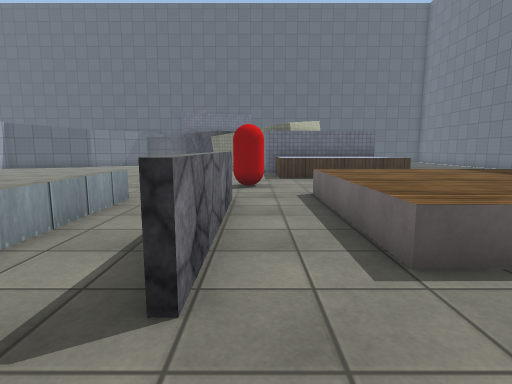
View 1 (above)

21 first-person views from a walk through a Unity game level. The camera is 1.2 m above the floor, tilts 8° down and sees 80° across. The floor is counted in squares, 1 m on a side. Each view is taken from the middle of a square. On the plan, view 1 faces up. The plan holds only what a view shows up to about 13 squares ahead; the rest is blank. The place goes on beyond the plan. Some animated figures are left out. Surface patterns are stand-ins for the level's own textures.

View 2
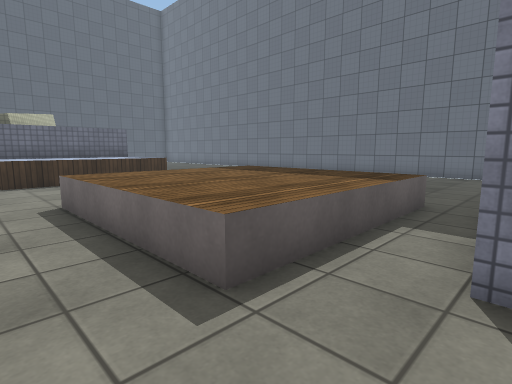

View 3
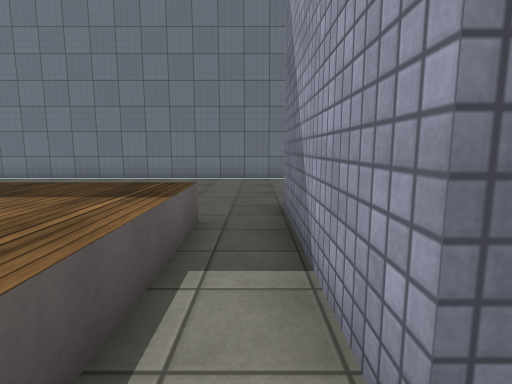

View 4
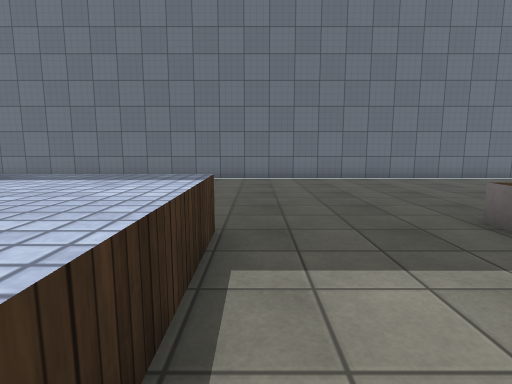

View 5
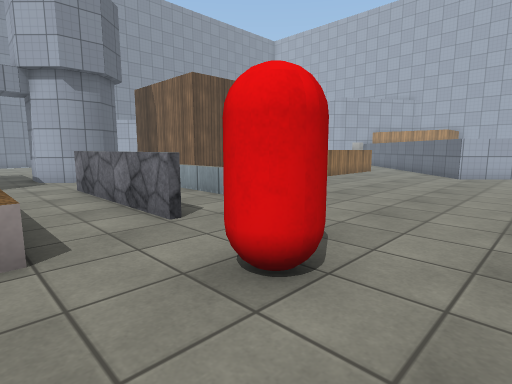

View 6
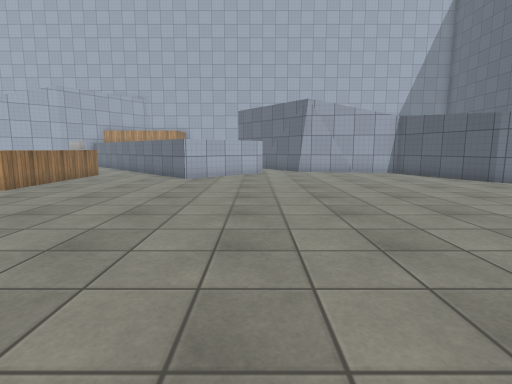

View 7
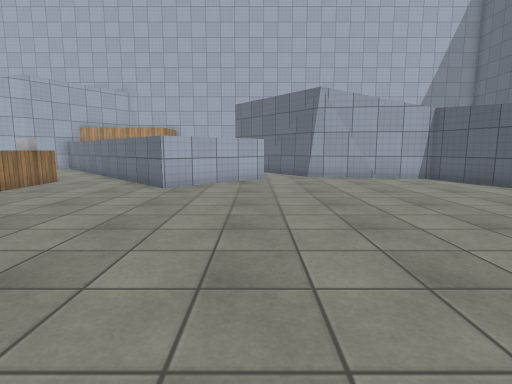

View 8
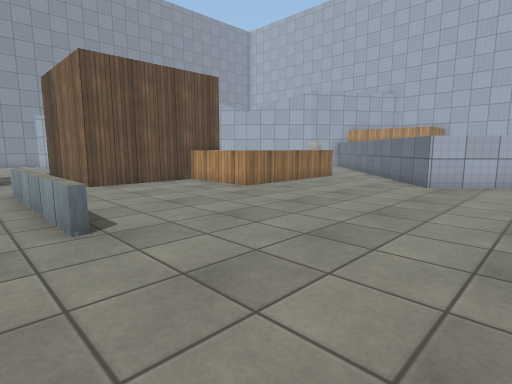

View 9
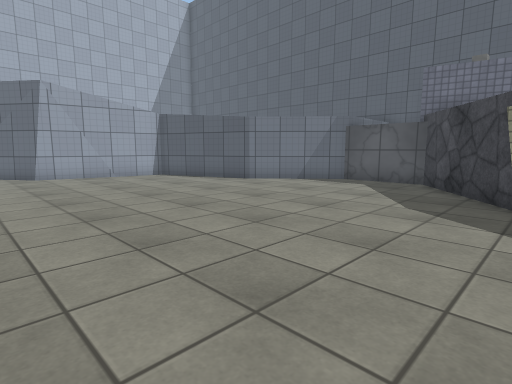

View 10
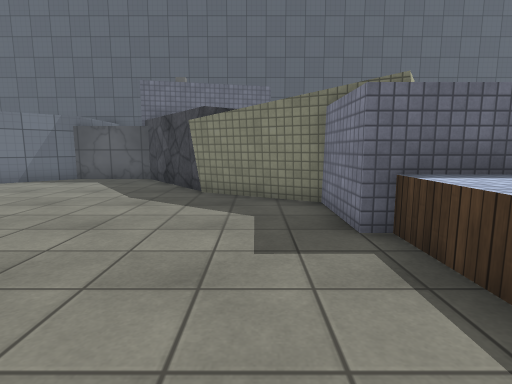

View 11
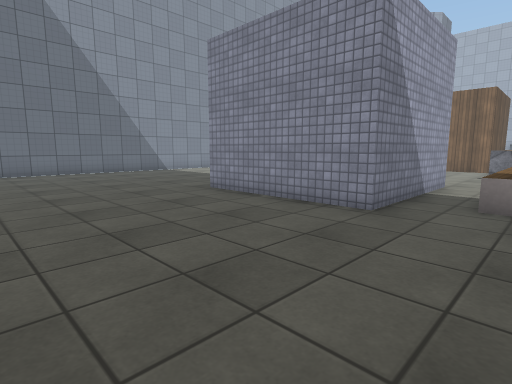

View 12
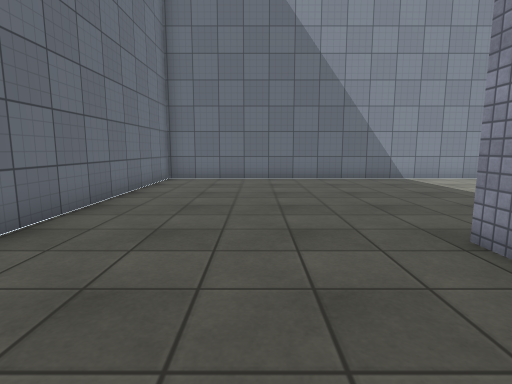

View 13
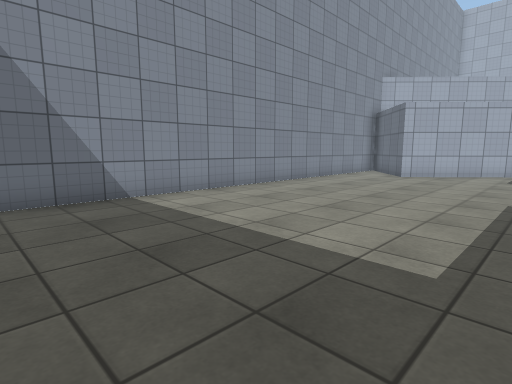

View 14
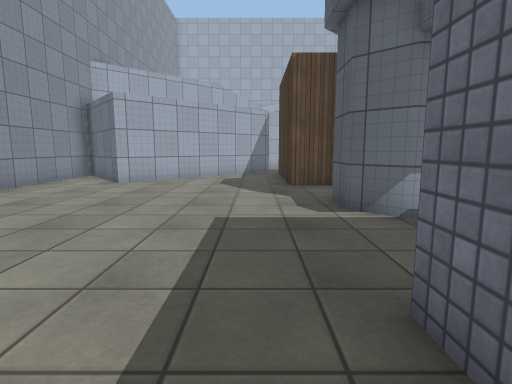

View 15
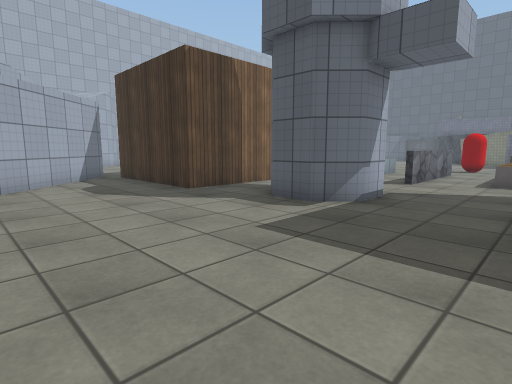

View 16
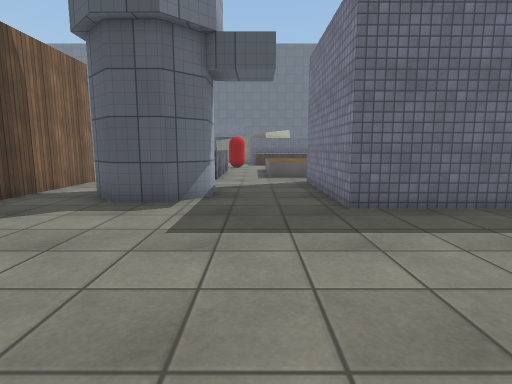

View 17
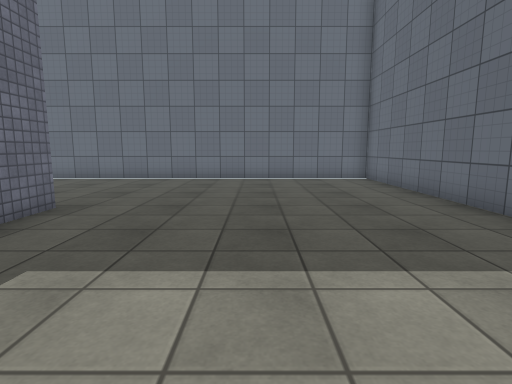

View 18
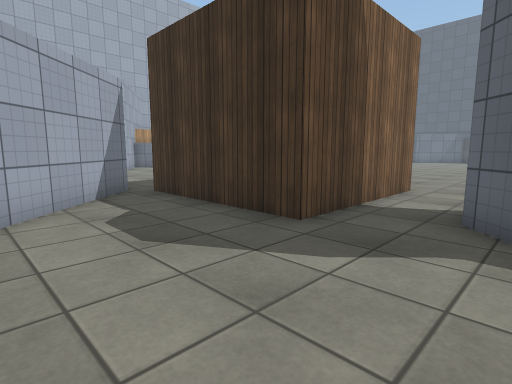

View 19
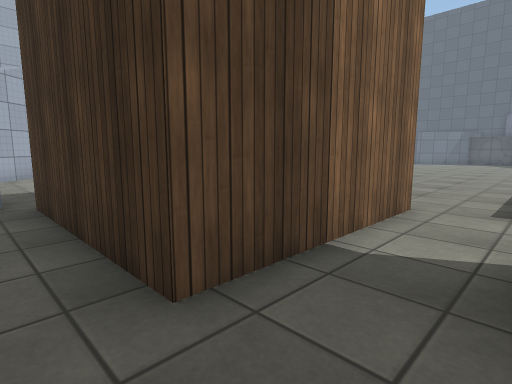

View 20
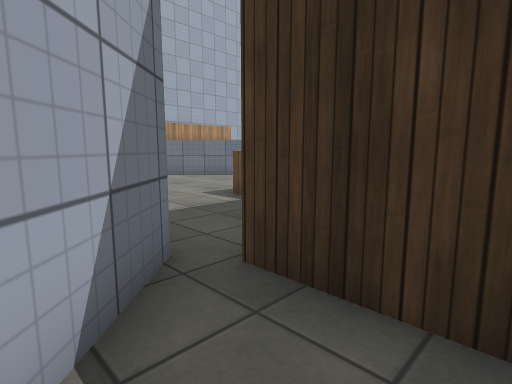

View 21
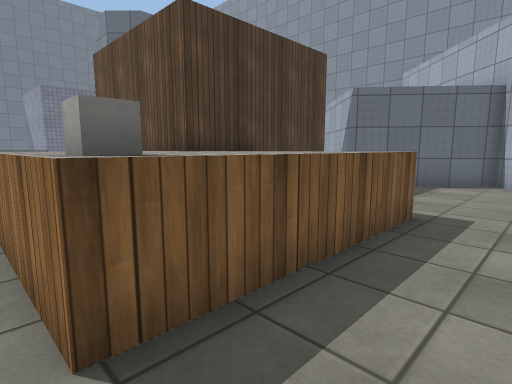

### Floor plan
Key: @ floor where view 1 was taken; # wall or solid block; . floor; = window, fence, low wall or low ledge; ^ raised ledge; C red capsule; U cube.
Columns run from 18 left of view 1 to 15 right of it. Each row starts with its distance up from view 1.
 23         #######                  #
 22        ##.....#                  #
 21       ##......##                 #
 20    ####........##                #
 19   ##............###              #
 18   #...............##             #
 17   #................#             #
 16   #................#             #
 15  ##................^^^^^^        #
 14 ##.................^^ ^^^        #
 13 #..................^^^^^^........#
 12   ##.............................#
 11    ^^............................#
 10     ^#...........CC.. ...........#
  9      #...............  ..........#
  8     ^...............^^^^^^.......#
  7    ^...........=.=..^^^^^^.......#
  6   ^............=.=..^^^^^^  .....#
  5   ..==.........=.=..^^^^^^   ....#
  4   ..UU^^^^.....=.=..^^^^^^.......#
  3   ..^^^  ^.....=.=..^^^^^^.......#
  2 ....^^  ^^.....=.................#
  1 ....^  ^^^####.......######......#
  0 ....^   ^    #..##@..#    #......#
 -1  .....  #    #.####..#    #......#
 -2   ..... #    #.####..#    #......#
 -3 #.......#    #..##...#    #......#
 -4 ##.....#######.......######......#
 -5    ...###........................#
 -6    ..#####.......................#
 -7    ###   ##......................#
 -8           #......................#
 -9           ##.....................#
-10            ##....................#
-11           ##.....................#
-12           #......................#
-13           ########################

Where each view was taken, in squares from view 1:
view 1: 0 up, 0 right, facing up
view 2: 1 up, 0 right, facing up-right
view 3: 2 up, 2 right, facing right
view 4: 12 up, 2 right, facing right
view 5: 12 up, 2 right, facing down-left
view 6: 12 up, 0 right, facing left
view 7: 12 up, 3 left, facing left
view 8: 12 up, 2 left, facing down-left
view 9: 12 up, 2 left, facing up-left
view 10: 11 up, 1 left, facing up
view 11: 4 up, 14 right, facing down-left
view 12: 0 up, 11 right, facing down
view 13: 5 down, 8 right, facing down-left
view 14: 5 down, 5 right, facing left
view 15: 9 down, 3 right, facing up-left
view 16: 10 down, 1 right, facing up
view 17: 8 down, 2 right, facing right
view 18: 8 down, 2 left, facing up-left
view 19: 5 down, 3 left, facing up-left
view 20: 6 down, 8 left, facing up-left
view 21: 5 up, 16 left, facing down-right
